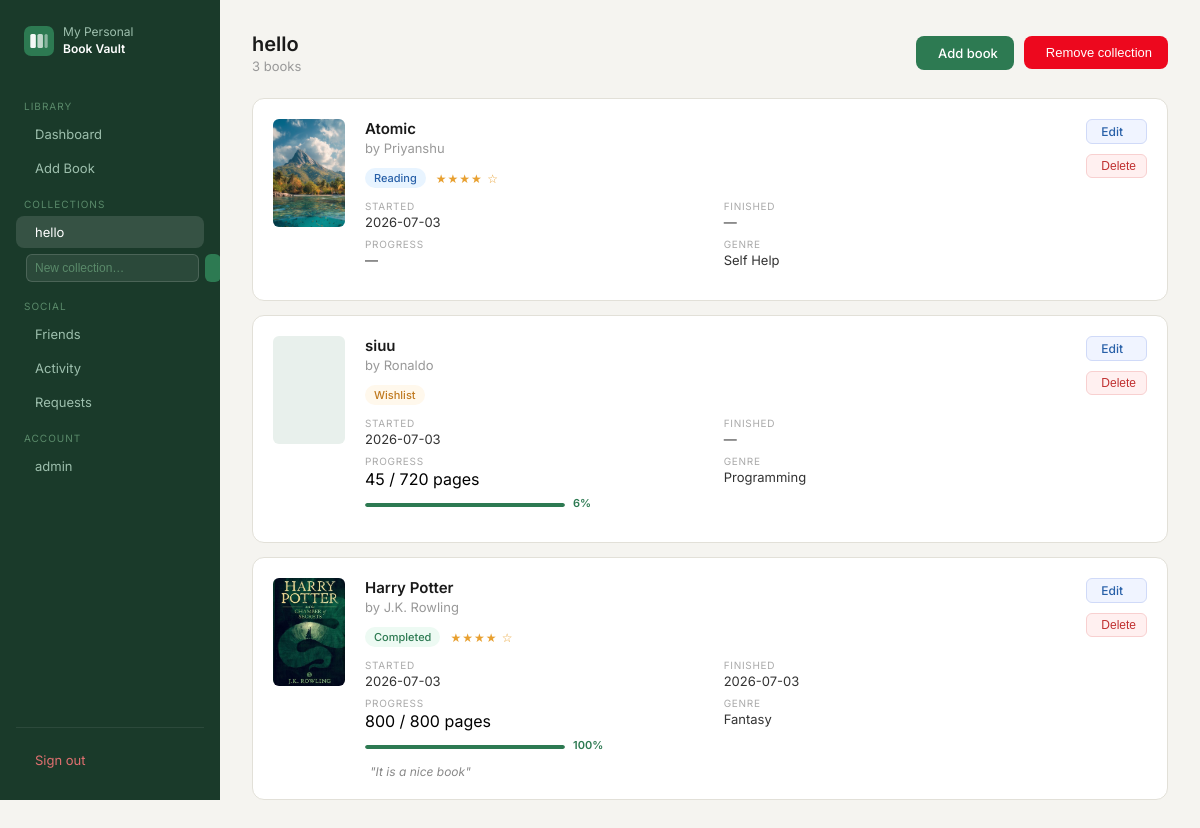
Screenshot of /collection/2 (signed in) with the database file from the repository.
### app/blueprints/collection/modules.py (models this page shows, shortened)
class Collection(db.Model):
    __tablename__="collection"
    cid=db.Column(db.Integer,primary_key=True)
    pid=db.Column(db.Integer,db.ForeignKey("credential.pid"),nullable=False)
    collection_name=db.Column(db.String(100),nullable=False)
    create_at=db.Column(db.DateTime,default=datetime.utcnow)
    user_books = db.relationship("Userbook", back_populates="collection")
    __table_args__=(db.UniqueConstraint("pid","collection_name",name="unique_collection"),)

### app/blueprints/auth/modules.py (models this page shows, shortened)
class Credential(db.Model,UserMixin):
    __tablename__='credential'
    pid=db.Column(db.Integer,primary_key=True)
    email=db.Column(db.String(255),nullable=False,unique=True)
    username=db.Column(db.String(100),nullable=False,unique=True)
    password=db.Column(db.String(100),nullable=False)
    history = db.relationship("History",  back_populates="user")
    user_books = db.relationship("Userbook", back_populates="user")

### app/blueprints/book/modules.py (models this page shows, shortened)
class Userbook(db.Model):
    __tablename__="userbook"
    uid=db.Column(db.Integer,primary_key=True)
    pid=db.Column(db.Integer,db.ForeignKey("credential.pid"),nullable=False)
    bid=db.Column(db.Integer,db.ForeignKey("book.bid"),nullable=False)
    cid=db.Column(db.Integer,db.ForeignKey("collection.cid"),nullable=True)
    current_page=db.Column(db.Integer,nullable=False)
    status=db.Column(db.String(100),nullable=False)
    note=db.Column(db.Text,nullable=True)
    rating=db.Column(db.Integer,db.CheckConstraint("rating >= 0 AND rating <= 5"),nullable=True)
    start_date=db.Column(db.Date,default=date.today)
    end_date=db.Column(db.Date,nullable=True)
    __table_args__=(db.UniqueConstraint("pid","bid",name="unique_user_book"),)
    user = db.relationship("Credential", back_populates="user_books")
    book = db.relationship("Book",back_populates="user_books")
    collection = db.relationship("Collection", back_populates="user_books")

class Book(db.Model):
    __tablename__="book"
    bid=db.Column(db.Integer,primary_key=True)
    author=db.Column(db.String(100),nullable=False)
    title=db.Column(db.String(100),nullable=False)
    language=db.Column(db.String(100),nullable=False)
    genre=db.Column(db.String(100),nullable=True)
    description=db.Column(db.Text,nullable=True)
    page_count=db.Column(db.Integer,nullable=False)
    published_year=db.Column(db.Integer,nullable=True)
    cover_image = db.Column(db.String(500), nullable=True)
    user_books = db.relationship("Userbook", back_populates="book")

### app/blueprints/collection/routes.py (the view)
@collection.route('/<int:cid>')
@login_required
def collection_detail(cid):
    collection = Collection.query.filter_by(
        cid=cid, pid=current_user.pid).first_or_404()
    books = Userbook.query.filter_by(
        cid=cid, pid=current_user.pid).all()
    return render_template("collection/collection_detail.html",
                           collection=collection, books=books)

### app/blueprints/collection/templates/collection/collection_detail.html (shortened to what this page needs)
{% extends "book/base.html" %}
{% block content %}
<div class="page-header">
  <div>
    <h1 class="page-title">
       {{ collection.collection_name }}
    </h1>
    <p class="page-sub">{{ books|length }} book{{ 's' if books|length != 1 }}</p>
  </div>
  <div style="display:flex; gap:10px;">
    <a href="{{ url_for('book.book_add') }}" class="btn-add">
       Add book
    </a>
    <form method="POST"
          action="{{ url_for('collection.delete_collection', cid=collection.cid) }}"
          onsubmit="return confirm('Delete this collection? Books will remain in your library.')">
      <button type="submit" class="btn-logout">
         Remove collection
      </button>
    </form>
  </div>
</div>
{% if books %}
<div class="book-list">
  {% for ub in books %}
  <div class="book-list-card">
    <div class="book-cover">
      {% if ub.book.cover_image %}
        <img src="{{ url_for('static', filename=ub.book.cover_image) }}"
             alt="{{ ub.book.title }}">
      {% else %}
        <div class="cover-placeholder">
        </div>
      {% endif %}
    </div>
    <div class="book-info">
      <h3 class="book-info-title">{{ ub.book.title }}</h3>
      <p class="book-info-author">by {{ ub.book.author }}</p>
      <div class="book-meta">
        <span class="badge badge-{{ ub.status|lower }}">{{ ub.status }}</span>
        {% if ub.rating %}
          <span class="stars">
            {% for i in range(ub.rating) %}★{% endfor %}
            {% for i in range(5 - ub.rating) %}☆{% endfor %}
          </span>
        {% endif %}
      </div>
      <div class="book-details-grid">
        <div class="book-detail-item">
          <span class="detail-label">Started</span>
          <span>{{ ub.start_date or '—' }}</span>
        </div>
        <div class="book-detail-item">
          <span class="detail-label">Finished</span>
          <span>{{ ub.end_date or '—' }}</span>
        </div>
       <div class="book-detail-item form-full">
  <span class="detail-label">Progress</span>
  {% if ub.current_page and ub.book.page_count and ub.book.page_count > 0 %}
    {% set pct = ((ub.current_page / ub.book.page_count) * 100)|round|int %}
    {% set pct = [pct, 100]|min %}
    <span>{{ ub.current_page }} / {{ ub.book.page_count }} pages</span>
    <div style="display:flex;align-items:center;gap:8px;margin-top:5px;">
      <div class="progress-bar" style="flex:1;max-width:200px;">
        <div class="progress-fill" style="width: {{ pct }} &percent;"></div>
      </div>
      <span style="font-size:11px;color:#2d7a52;font-weight:600;">{{ pct }}%</span>
    </div>
  {% else %}
    <span>—</span>
  {% endif %}
</div>
        <div class="book-detail-item">
          <span class="detail-label">Genre</span>
          <span>{{ ub.book.genre or '—' }}</span>
        </div>
      </div>
      {% if ub.note %}
      <p class="book-note">
         {{ ub.note }}
      </p>
      {% endif %}
    </div>
    <div class="book-actions">
      <a href="{{ url_for('book.userbook_update', uid=ub.uid) }}"
         class="action-btn btn-edit">
         Edit
      </a>
      <form method="POST"
            action="{{ url_for('book.userbook_delete', uid=ub.uid) }}"
            onsubmit="return confirm('Remove this book?')">
        <button type="submit" class="action-btn btn-del">
          Delete
        </button>
      </form>
    </div>
  </div>
  {% endfor %}
</div>
{% endif %}
{% endblock %}

### app/blueprints/book/templates/book/base.html (shortened to what this page needs)
<!DOCTYPE html>
<html lang="en">
<head>
  <link rel="stylesheet" type="text/css" href="/css/style.css">
  <link rel="stylesheet" href="https://cdn.jsdelivr.net/npm/@tabler/icons-webfont@latest/tabler-icons.min.css">
</head>
<body class="app-body">
  <div class="app-layout">
    <aside class="sidebar">
      <div class="sidebar-brand">
        <span class="sidebar-brand-name">My Personal<br><strong>Book Vault</strong></span>
      </div>
      <span class="nav-section">Library</span>
      <a href="{{ url_for('book.home') }}"
         class="nav-item {% if request.endpoint == 'book.home' %}active{% endif %}">
         Dashboard
      </a>
      <a href="{{ url_for('book.book_add') }}"
         class="nav-item {% if request.endpoint == 'book.book_add' %}active{% endif %}">
         Add Book
      </a>
      <span class="nav-section">Collections</span>
{% for col in collections %}
<a href="{{ url_for('collection.collection_detail', cid=col.cid) }}"
   class="nav-item {% if request.endpoint == 'collection.collection_detail' and request.view_args.get('cid')|int == col.cid %}active{% endif %}">
   {{ col.collection_name }}
</a>
{% else %}
<span class="nav-empty">No collections yet</span>
{% endfor %}
<form method="POST" action="{{ url_for('collection.create_collection') }}" style="padding: 4px 10px;">
  <div class="input-wrap" style="display:flex;gap:6px;">
    <input type="text" name="collection_name" placeholder="New collection…"
           class="nav-input" required>
    <button type="submit" class="nav-create-btn">
    </button>
  </div>
</form>
<span class="nav-section">Social</span>
<a href="{{ url_for('friends.friends_list') }}"
   class="nav-item {% if request.endpoint and request.endpoint.startswith('friends.') %}active{% endif %}">
   Friends
</a>
<a href="{{ url_for('friends.activity_feed') }}"
   class="nav-item {% if request.endpoint == 'friends.activity_feed' %}active{% endif %}">
   Activity
</a>
<a href="{{ url_for('friends.requests_page') }}"
   class="nav-item {% if request.endpoint == 'friends.requests_page' %}active{% endif %}">
   Requests
</a>
      <span class="nav-section">Account</span>
<a href="{{ url_for('book.profile') }}"
   class="nav-item {% if request.endpoint == 'book.profile' %}active{% endif %}">
  {{ current_user.username }}
</a>
      <div class="sidebar-footer">
        <a href="{{ url_for('book.logout') }}" class="nav-item nav-item-danger">
           Sign out
        </a>
      </div>
    </aside>
    <main class="main-content">
      {% block content %}{% endblock %}
    </main>
  </div>
</body>
</html>

### rows the page displays
Collection: collection_name "hello"
Credential: username "admin"
Userbook: cover_image (picture), book "Atomic", book.author "Priyanshu", status "Reading", start_date "2026-07-03", end_date "—", book "Self Help"
Userbook: book "siuu", book.author "Ronaldo", status "Wishlist", start_date "2026-07-03", end_date "—", current_page "45", book.page_count "720", pct "6", book "Programming"
Userbook: cover_image (picture), book "Harry Potter", book.author "J.K. Rowling", status "Completed", start_date "2026-07-03", end_date "2026-07-03", current_page "800", book.page_count "800", pct "100", book "Fantasy", note "\"It is a nice book\""

### other values shown
{{ books|length }} "3"
{{ 's' if books|length != 1 }} "s"
